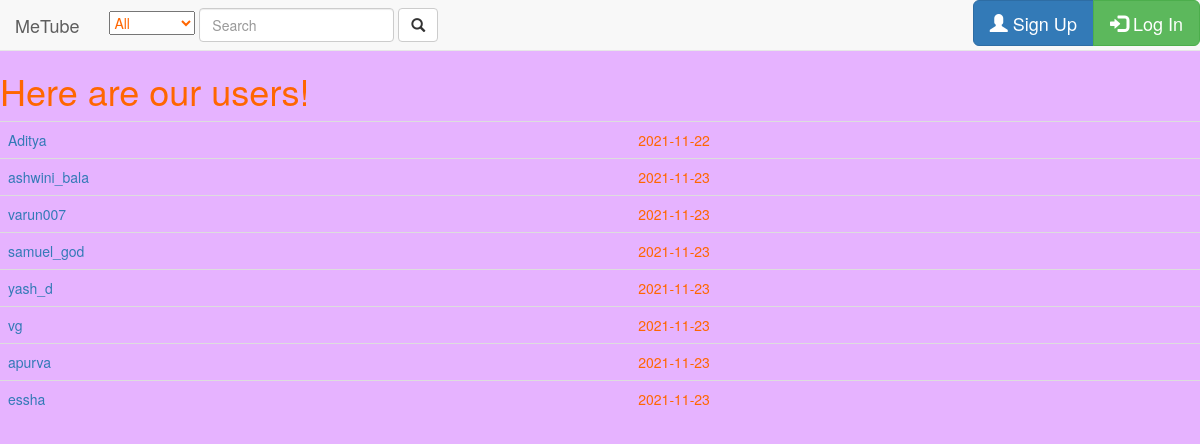
The app's page /browse_users.php with its own data.
### tables this page shows
CREATE TABLE IF NOT EXISTS `user` (
  `id` int(10) unsigned NOT NULL AUTO_INCREMENT,
  `password` char(32) NOT NULL,
  `username` varchar(40) NOT NULL,
  `join_datetime` date NOT NULL,
  `profile_body` varchar(50) NOT NULL,
  PRIMARY KEY (`id`),
  UNIQUE KEY `user_id_2` (`id`),
  UNIQUE KEY `user_name` (`username`),
  KEY `user_id` (`id`)
);

### browse_users.php (the view, shortened to what this page needs)
<?php
	include 'header.php';
	include_once "function.php";
?>
<html xmlns="http://www.w3.org/1999/xhtml">
<head>
</head>
<body>
<h1>Here are our users!</h1>
<?php
	global $db;
	$query = "SELECT id, username, join_datetime from user";
	$result = mysqli_query($db, $query );
?>
	<table class="table" width="50%" cellpadding="0" cellspacing="0">
		<?php
			while ($result_row = mysqli_fetch_row($result))
			{
				$id = $result_row[0];
				$username = $result_row[1];
				$join_datetime = $result_row[2];
		?>
        	 <tr valign="top">
                        <td>
            	            <a href="user.php?id=<?php echo $id;?>"><?php echo $username;?></a>
                        </td>
                        <td>
            	            <?php echo $join_datetime;?>
                        </td>
		</tr>
        	<?php
			}
		?>
	</table>
</body>
</html>

### global_includes.php (shortened to what this page needs)
<!DOCTYPE html>
<link rel="stylesheet" type="text/css" href="css/bootstrap.min.css">
<?php include_once "function.php"; ?>

### function.php (shortened to what this page needs)
<body style="background-color:#e6b3ff;color:#ff6600">
<?php
function user_is_logged_in(){
	return FALSE;
}
		$is_fav = $result_row[0];?>

### header.php (shortened to what this page needs)
<?php
include 'global_includes.php';
?>
<html>
<body>
<nav class="navbar navbar-default navbar-static-top" id="header">
  <div class="container-fluid">
    <div class="navbar-header">
      <a class="navbar-brand" href="index.php">MeTube</a>
    </div>
       <form action="browse_media.php" class="navbar-form navbar-left" role="search">
         <div class="form-group">
		 <select name="category" id="categories">
			 <option value="All">All</option>
		   </select>
           <input type="text" name="search" class="form-control" placeholder="Search">
         </div>
	     <button type="submit" class="btn btn-default"><span class="glyphicon glyphicon-search"></span></button>
       </form>
    <ul class="nav navbar-nav navbar-right">
<?php
	if(!user_is_logged_in()){?>
  <div class="btn-group">
      <a href="register.php" role="button" class="btn btn-lg btn-primary" style="color:white">
        <span class="glyphicon glyphicon-user" ></span> Sign Up
      </a>
			<a href="login.php" role= "button" class="btn btn-lg btn-success">
				<span class="glyphicon glyphicon-log-in" ></span> Log In
			</a>
    </div>
		<?php
  	}?>
      </ul>
    </div>
</nav>

### records on screen
user: username "Aditya", join_datetime "2021-11-22"
user: username "ashwini_bala", join_datetime "2021-11-23"
user: username "varun007", join_datetime "2021-11-23"
user: username "samuel_god", join_datetime "2021-11-23"
user: username "yash_d", join_datetime "2021-11-23"
user: username "vg", join_datetime "2021-11-23"
user: username "apurva", join_datetime "2021-11-23"
user: username "essha", join_datetime "2021-11-23"
